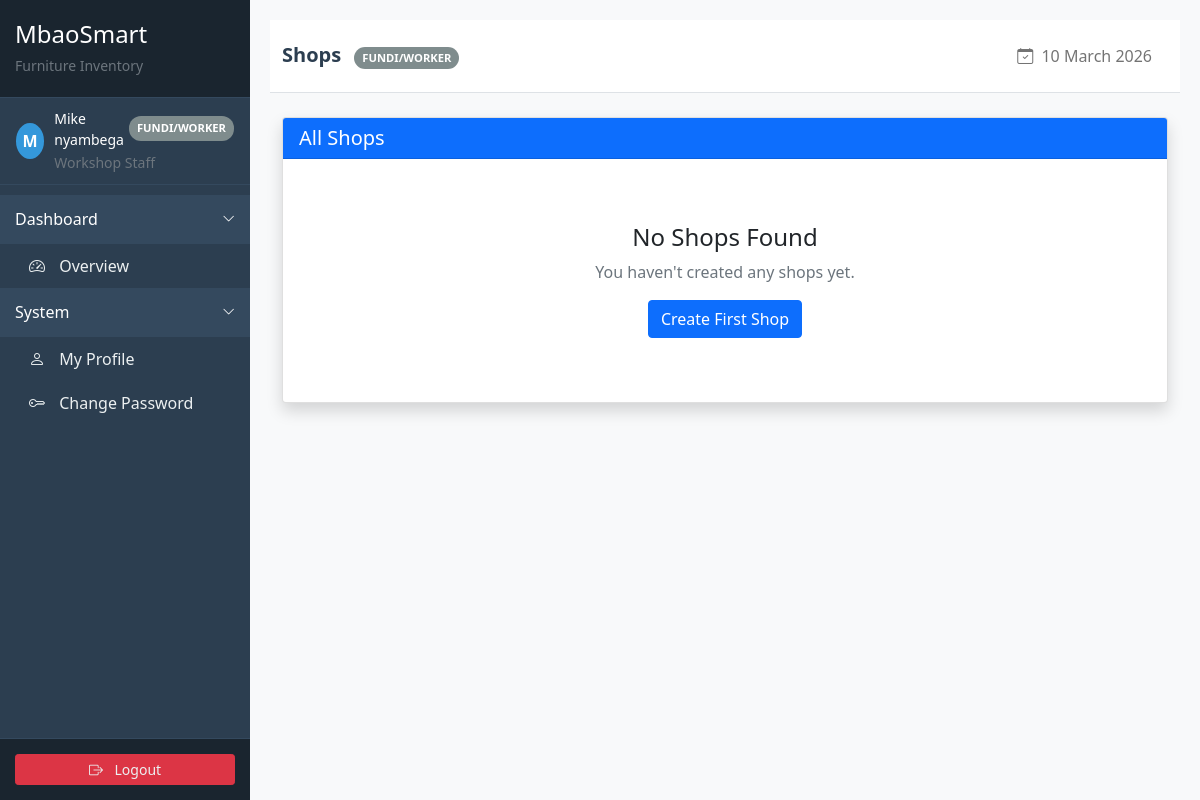
Page /sales/shops/ (signed in) on the earlier database version.
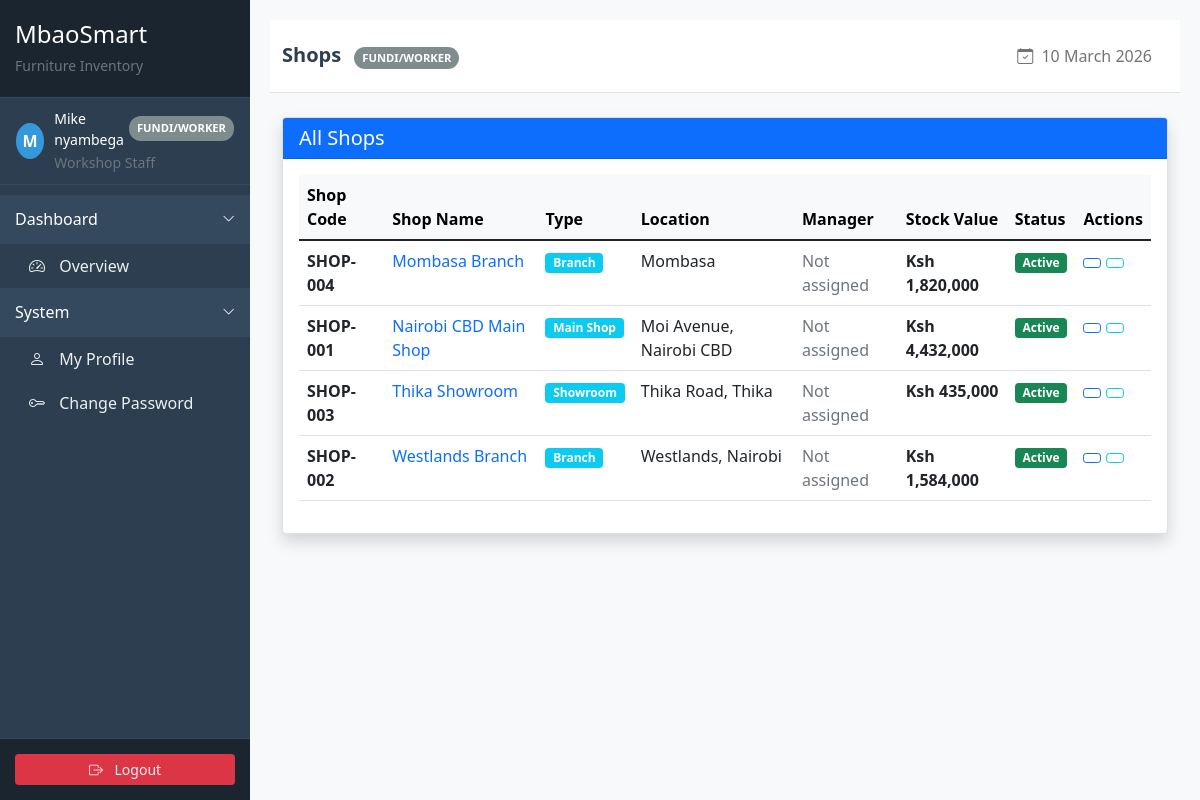
Same page on the later database version.
### sales/models.py (models this page shows, shortened)
class Shop(models.Model):
    SHOP_TYPES = [
        ('main', 'Main Shop'),
        ('branch', 'Branch'),
        ('warehouse', 'Warehouse'),
        ('showroom', 'Showroom'),
    ]
    name = models.CharField(max_length=200)
    shop_code = models.CharField(max_length=50, unique=True, verbose_name="Shop Code")
    shop_type = models.CharField(max_length=20, choices=SHOP_TYPES, default='branch')
    manager = models.ForeignKey(
        settings.AUTH_USER_MODEL,
        on_delete=models.SET_NULL,
        null=True,
        blank=True,
        related_name='managed_shops'
    )
    location = models.CharField(max_length=200)
    phone = models.CharField(max_length=20)
    email = models.EmailField(blank=True)
    address = models.TextField()
    opening_date = models.DateField()
    is_active = models.BooleanField(default=True)
    notes = models.TextField(blank=True)
    created_at = models.DateTimeField(auto_now_add=True)
    updated_at = models.DateTimeField(auto_now=True)
    class Meta:
        ordering = ['name']
        verbose_name = "Shop"
        verbose_name_plural = "Shops"
    @property
    def total_stock_value(self):
        total = self.stock_items.aggregate(
            total=models.Sum(models.F('quantity') * models.F('product__selling_price'))
        )['total'] or Decimal('0')
        return total

### sales/views.py (the view)
# urls.py: path('shops/', views.shop_list, name='shop_list'),
@login_required
def shop_list(request):
    shops = Shop.objects.filter(is_active=True)
    return render(request, 'sales/shop_list.html', {'shops': shops})

### inventory/context_processors.py (called while the page is built)
def stock_alert_count(request):
    if request.user.is_authenticated:
        count = StockAlert.objects.filter(is_active=True).count()
        return {'stock_alert_count': count}
    return {'stock_alert_count': 0}

### templates/sales/shop_list.html (shortened to what this page needs)
{% extends 'base/base.html' %}
{% load humanize %}
{% block page_title %}Shops{% endblock %}
{% block content %}
<div class="row">
    <div class="col-md-12">
        <div class="card shadow">
            <div class="card-header bg-primary text-white">
                <h5 class="mb-0"> All Shops</h5>
            </div>
            <div class="card-body">
                {% if shops %}
                <div class="table-responsive">
                    <table class="table table-hover">
                        <thead class="table-light">
                            <tr>
                                <th>Shop Code</th>
                                <th>Shop Name</th>
                                <th>Type</th>
                                <th>Location</th>
                                <th>Manager</th>
                                <th>Stock Value</th>
                                <th>Status</th>
                                <th>Actions</th>
                            </tr>
                        </thead>
                        <tbody>
                            {% for shop in shops %}
                            <tr>
                                <td>
                                    <strong>{{ shop.shop_code }}</strong>
                                </td>
                                <td>
                                    <a href="{% url 'sales:shop_detail' pk=shop.pk %}" class="text-decoration-none">
                                        {{ shop.name }}
                                    </a>
                                </td>
                                <td>
                                    <span class="badge bg-info">{{ shop.get_shop_type_display }}</span>
                                </td>
                                <td>{{ shop.location }}</td>
                                <td>
                                    {% if shop.manager %}
                                    {{ shop.manager.get_full_name|default:shop.manager.username }}
                                    {% else %}
                                    <span class="text-muted">Not assigned</span>
                                    {% endif %}
                                </td>
                                <td>
                                    <span class="fw-bold">Ksh {{ shop.total_stock_value|intcomma }}</span>
                                </td>
                                <td>
                                    {% if shop.is_active %}
                                    <span class="badge bg-success">Active</span>
                                    {% else %}
                                    <span class="badge bg-danger">Inactive</span>
                                    {% endif %}
                                </td>
                                <td>
                                    <div class="action-buttons">
                                        <a href="{% url 'sales:shop_detail' pk=shop.pk %}" class="btn btn-sm btn-outline-primary" title="View">
                                        </a>
                                        <a href="{% url 'sales:export_shop_stock' pk=shop.pk %}" class="btn btn-sm btn-outline-info" title="Export Stock">
                                        </a>
                                    </div>
                                </td>
                            </tr>
                            {% endfor %}
                        </tbody>
                    </table>
                </div>
                {% else %}
                <div class="text-center py-5">
                    <h4>No Shops Found</h4>
                    <p class="text-muted">You haven't created any shops yet.</p>
                    <a href="{% url 'sales:shop_create' %}" class="btn btn-primary">
                         Create First Shop
                    </a>
                </div>
                {% endif %}
            </div>
        </div>
    </div>
</div>
{% endblock %}

Differences in the rows shown:
added Shop: shop_code "SHOP-004", name "Mombasa Branch", shop_type "Branch", location "Mombasa", shows "Not assigned", total_stock_value "1,820,000", is_active "Active"
added Shop: shop_code "SHOP-001", name "Nairobi CBD Main Shop", shop_type "Main Shop", location "Moi Avenue, Nairobi CBD", shows "Not assigned", total_stock_value "4,432,000", is_active "Active"
added Shop: shop_code "SHOP-003", name "Thika Showroom", shop_type "Showroom", location "Thika Road, Thika", shows "Not assigned", total_stock_value "435,000", is_active "Active"
added Shop: shop_code "SHOP-002", name "Westlands Branch", shop_type "Branch", location "Westlands, Nairobi", shows "Not assigned", total_stock_value "1,584,000", is_active "Active"
Other differences:
text no longer shown: "No Shops Found You haven't created any shops yet. Create First Shop"
text now shown: "Shop Code Shop Name Type Location Manager Stock Value Status Actions"
